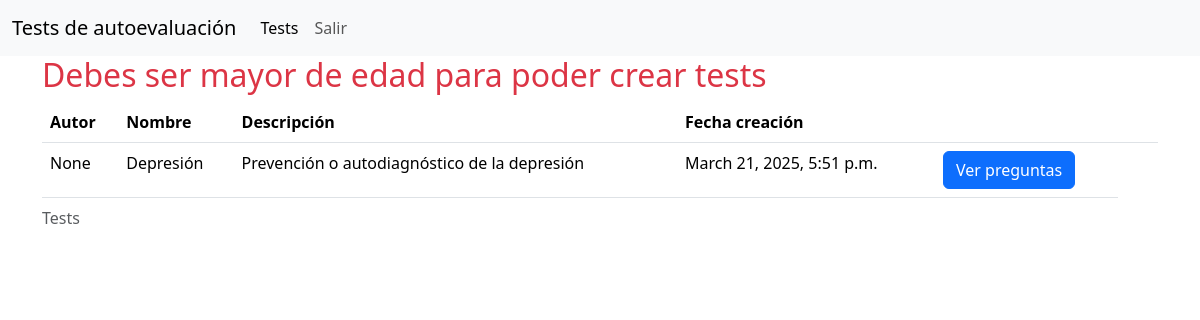
The page /index/ (signed in) on the database as committed earlier.
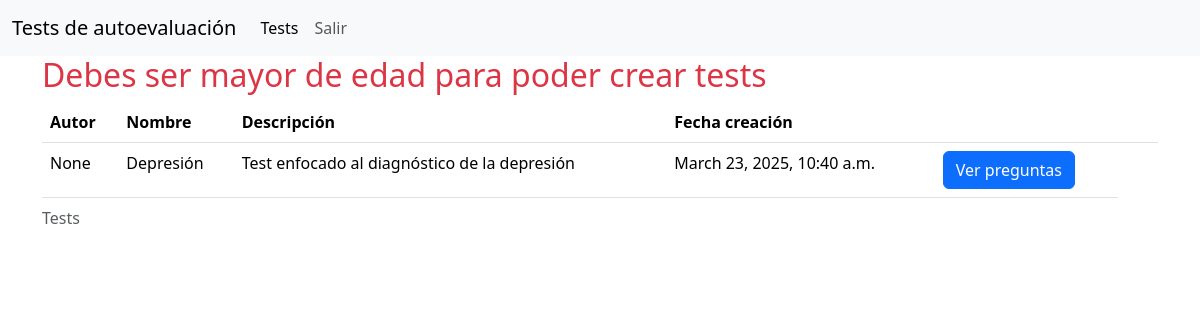
The same page on the database as committed later.
### tests_app/models.py (models this page shows)
class Test(models.Model):
    autor = models.ForeignKey(Usuario, on_delete=models.CASCADE, related_name="tests", null=True, blank=True)
    nombre = models.CharField(max_length=255, unique=True)
    descripcion = models.TextField()
    fecha_creacion = models.DateTimeField(auto_now_add=True)

### usuarios_app/views.py (the view)
# urls.py: path('index/', index, name="index"),
@login_required
def index(request):
    tests = Test.objects.all()
    return render(request, 'index.html', { 'tests': tests })

### usuarios_app/templates/index.html (shortened to what this page needs)
{% extends 'base.html' %} {% block content %} {% if request.user.age >= 18 %}
<a href="{% url 'crear_test' %}" class="btn btn-primary">Crear test</a>
{% else %}
<h2 class="text-danger">Debes ser mayor de edad para poder crear tests</h2>
{% endif %}
<table class="table">
  <caption>
    Tests
  </caption>
  <thead>
    <tr>
      <th>Autor</th>
      <th>Nombre</th>
      <th>Descripción</th>
      <th>Fecha creación</th>
      <th></th>
      <th></th>
      <th></th>
    </tr>
  </thead>
  <tbody>
    {% if tests %} {% for test in tests %}
    <tr>
      <td>{{test.autor}}</td>
      <td>{{test.nombre}}</td>
      <td>{{test.descripcion}}</td>
      <td>{{test.fecha_creacion}}</td>
      <td>
        <a href="{% url 'ver_preguntas' test.id %}" class="btn btn-primary"
          >Ver preguntas</a
        >
      </td>
    </tr>
    {% endfor %} {% else %}
    <tr>
      <td>Todavía no hay tests creados</td>
    </tr>
    {% endif %}
  </tbody>
</table>
{% endblock %}

### usuarios_app/templates/base.html (shortened to what this page needs)
<!DOCTYPE html>
<html lang="es">
  <head>
    <link
      href="https://cdn.jsdelivr.net/npm/bootstrap@5.3.3/dist/css/bootstrap.min.css"
      rel="stylesheet"
    />
  </head>
  <body>
    <header>{% include 'menu.html' %}</header>
    <main>
      <div class="container">{% block content %}{% endblock %}</div>
    </main>
  </body>
</html>

### usuarios_app/templates/menu.html (shortened to what this page needs)
<nav class="navbar navbar-expand-lg bg-body-tertiary">
    <div class="container-fluid">
      <a class="navbar-brand" href="#">Tests de autoevaluación</a>
      <div class="collapse navbar-collapse" id="navbarSupportedContent">
        <ul class="navbar-nav me-auto mb-2 mb-lg-0">
          {% if request.user.is_authenticated %}
          <li class="nav-item">
            <a class="nav-link active" aria-current="page" href="/index"
              >Tests</a
            >
          </li>
          <li class="nav-item">
            <a class="nav-link" href="{% url 'salir' %}">Salir</a>
          </li>
          {% endif %}
        </ul>
      </div>
    </div>
  </nav>

Rows that differ between the two databases and show on the page:
changed Test "None": descripcion "Prevención o autodiagnóstico de la depresión" → "Test enfocado al diagnóstico de la depresión"; fecha_creacion "March 21, 2025, 5:51 p.m." → "March 23, 2025, 10:40 a.m."
